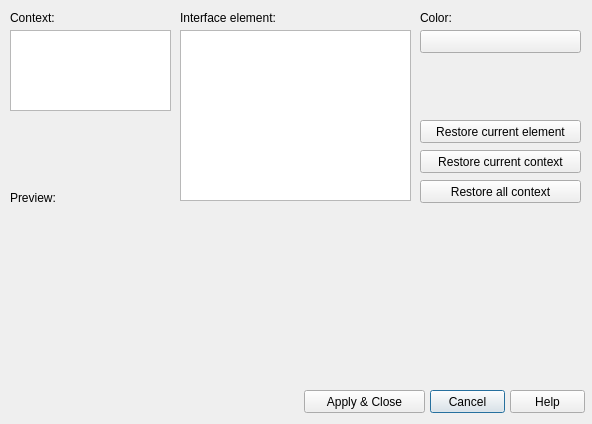
<?xml version="1.0" encoding="UTF-8"?>
<ui version="4.0">
 <class>WindowColor_Dialog</class>
 <widget class="QDialog" name="WindowColor_Dialog">
  <property name="geometry">
   <rect>
    <x>0</x>
    <y>0</y>
    <width>592</width>
    <height>424</height>
   </rect>
  </property>
  <property name="minimumSize">
   <size>
    <width>592</width>
    <height>424</height>
   </size>
  </property>
  <property name="maximumSize">
   <size>
    <width>592</width>
    <height>424</height>
   </size>
  </property>
  <property name="windowTitle">
   <string>Drawing window Colors</string>
  </property>
  <widget class="QPushButton" name="Button_Cancel">
   <property name="geometry">
    <rect>
     <x>430</x>
     <y>390</y>
     <width>75</width>
     <height>23</height>
    </rect>
   </property>
   <property name="text">
    <string>Cancel</string>
   </property>
  </widget>
  <widget class="QPushButton" name="Button_Help">
   <property name="geometry">
    <rect>
     <x>510</x>
     <y>390</y>
     <width>75</width>
     <height>23</height>
    </rect>
   </property>
   <property name="text">
    <string>Help</string>
   </property>
  </widget>
  <widget class="QPushButton" name="Button_ApplyClose">
   <property name="geometry">
    <rect>
     <x>304</x>
     <y>390</y>
     <width>121</width>
     <height>23</height>
    </rect>
   </property>
   <property name="text">
    <string>Apply &amp;&amp; Close</string>
   </property>
  </widget>
  <widget class="QLabel" name="label">
   <property name="geometry">
    <rect>
     <x>10</x>
     <y>10</y>
     <width>161</width>
     <height>16</height>
    </rect>
   </property>
   <property name="text">
    <string>Context:</string>
   </property>
  </widget>
  <widget class="QListView" name="listView_Context">
   <property name="geometry">
    <rect>
     <x>10</x>
     <y>30</y>
     <width>161</width>
     <height>81</height>
    </rect>
   </property>
  </widget>
  <widget class="QListView" name="listView_Element">
   <property name="geometry">
    <rect>
     <x>180</x>
     <y>30</y>
     <width>231</width>
     <height>171</height>
    </rect>
   </property>
  </widget>
  <widget class="QLabel" name="label_2">
   <property name="geometry">
    <rect>
     <x>180</x>
     <y>10</y>
     <width>161</width>
     <height>16</height>
    </rect>
   </property>
   <property name="text">
    <string>Interface element:</string>
   </property>
  </widget>
  <widget class="QPushButton" name="Button_ColorDummy">
   <property name="geometry">
    <rect>
     <x>420</x>
     <y>30</y>
     <width>161</width>
     <height>23</height>
    </rect>
   </property>
   <property name="text">
    <string/>
   </property>
  </widget>
  <widget class="QPushButton" name="Button_RestoreCurrElement">
   <property name="geometry">
    <rect>
     <x>420</x>
     <y>120</y>
     <width>161</width>
     <height>23</height>
    </rect>
   </property>
   <property name="text">
    <string>Restore current element</string>
   </property>
  </widget>
  <widget class="QPushButton" name="Button_RestoreCurrContext">
   <property name="geometry">
    <rect>
     <x>420</x>
     <y>150</y>
     <width>161</width>
     <height>23</height>
    </rect>
   </property>
   <property name="text">
    <string>Restore current context</string>
   </property>
  </widget>
  <widget class="QPushButton" name="Button_RestoreAllContext">
   <property name="geometry">
    <rect>
     <x>420</x>
     <y>180</y>
     <width>161</width>
     <height>23</height>
    </rect>
   </property>
   <property name="text">
    <string>Restore all context</string>
   </property>
  </widget>
  <widget class="QWidget" name="widget_Preview" native="true">
   <property name="geometry">
    <rect>
     <x>10</x>
     <y>210</y>
     <width>401</width>
     <height>171</height>
    </rect>
   </property>
  </widget>
  <widget class="QLabel" name="label_3">
   <property name="geometry">
    <rect>
     <x>10</x>
     <y>190</y>
     <width>161</width>
     <height>16</height>
    </rect>
   </property>
   <property name="text">
    <string>Preview:</string>
   </property>
  </widget>
  <widget class="QLabel" name="label_4">
   <property name="geometry">
    <rect>
     <x>420</x>
     <y>10</y>
     <width>161</width>
     <height>16</height>
    </rect>
   </property>
   <property name="text">
    <string>Color:</string>
   </property>
  </widget>
 </widget>
 <resources/>
 <connections>
  <connection>
   <sender>Button_Cancel</sender>
   <signal>clicked()</signal>
   <receiver>WindowColor_Dialog</receiver>
   <slot>Button_Cancel_Pressed()</slot>
   <hints>
    <hint type="sourcelabel">
     <x>397</x>
     <y>403</y>
    </hint>
    <hint type="destinationlabel">
     <x>72</x>
     <y>405</y>
    </hint>
   </hints>
  </connection>
  <connection>
   <sender>Button_Help</sender>
   <signal>clicked()</signal>
   <receiver>WindowColor_Dialog</receiver>
   <slot>ButtonHELP_Pressed()</slot>
   <hints>
    <hint type="sourcelabel">
     <x>464</x>
     <y>404</y>
    </hint>
    <hint type="destinationlabel">
     <x>131</x>
     <y>409</y>
    </hint>
   </hints>
  </connection>
  <connection>
   <sender>Button_RestoreCurrElement</sender>
   <signal>clicked()</signal>
   <receiver>WindowColor_Dialog</receiver>
   <slot>Button_RestoreCurrElement_clicked()</slot>
   <hints>
    <hint type="sourcelabel">
     <x>482</x>
     <y>135</y>
    </hint>
    <hint type="destinationlabel">
     <x>550</x>
     <y>238</y>
    </hint>
   </hints>
  </connection>
  <connection>
   <sender>Button_RestoreCurrContext</sender>
   <signal>clicked()</signal>
   <receiver>WindowColor_Dialog</receiver>
   <slot>Button_RestoreCurrContext_clicked()</slot>
   <hints>
    <hint type="sourcelabel">
     <x>465</x>
     <y>162</y>
    </hint>
    <hint type="destinationlabel">
     <x>549</x>
     <y>274</y>
    </hint>
   </hints>
  </connection>
  <connection>
   <sender>Button_RestoreAllContext</sender>
   <signal>clicked()</signal>
   <receiver>WindowColor_Dialog</receiver>
   <slot>Button_RestoreAllContext_clicked()</slot>
   <hints>
    <hint type="sourcelabel">
     <x>447</x>
     <y>185</y>
    </hint>
    <hint type="destinationlabel">
     <x>547</x>
     <y>309</y>
    </hint>
   </hints>
  </connection>
  <connection>
   <sender>Button_ApplyClose</sender>
   <signal>clicked()</signal>
   <receiver>WindowColor_Dialog</receiver>
   <slot>Button_ApplyClose_Pressed()</slot>
   <hints>
    <hint type="sourcelabel">
     <x>314</x>
     <y>403</y>
    </hint>
    <hint type="destinationlabel">
     <x>21</x>
     <y>398</y>
    </hint>
   </hints>
  </connection>
 </connections>
 <slots>
  <slot>Button_ApplyClose_Pressed()</slot>
  <slot>Button_Cancel_Pressed()</slot>
  <slot>ButtonHELP_Pressed()</slot>
  <slot>Button_RestoreCurrElement_clicked()</slot>
  <slot>Button_RestoreCurrContext_clicked()</slot>
  <slot>Button_RestoreAllContext_clicked()</slot>
 </slots>
</ui>
